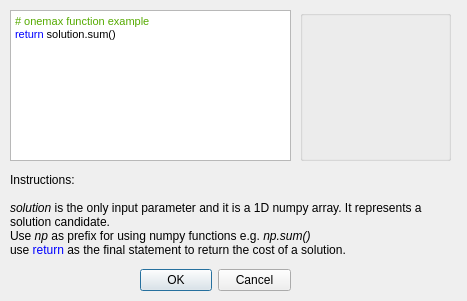
<?xml version="1.0" encoding="UTF-8"?>
<ui version="4.0">
 <class>cost_func_selection</class>
 <widget class="QWidget" name="cost_func_selection">
  <property name="geometry">
   <rect>
    <x>0</x>
    <y>0</y>
    <width>467</width>
    <height>301</height>
   </rect>
  </property>
  <property name="windowTitle">
   <string>Cost Function Selection</string>
  </property>
  <widget class="QDialogButtonBox" name="buttonBox">
   <property name="geometry">
    <rect>
     <x>140</x>
     <y>260</y>
     <width>151</width>
     <height>40</height>
    </rect>
   </property>
   <property name="standardButtons">
    <set>QDialogButtonBox::Cancel|QDialogButtonBox::Ok</set>
   </property>
  </widget>
  <widget class="QGroupBox" name="groupBox">
   <property name="geometry">
    <rect>
     <x>300</x>
     <y>10</y>
     <width>151</width>
     <height>151</height>
    </rect>
   </property>
   <layout class="QVBoxLayout" name="verticalLayout"/>
  </widget>
  <widget class="QLabel" name="label">
   <property name="geometry">
    <rect>
     <x>10</x>
     <y>170</y>
     <width>441</width>
     <height>91</height>
    </rect>
   </property>
   <property name="text">
    <string>&lt;html&gt;&lt;head/&gt;&lt;body&gt;&lt;p&gt;Instructions:&lt;br/&gt;&lt;br/&gt;&lt;span style=&quot; font-style:italic;&quot;&gt;solution&lt;/span&gt; is the only input parameter and it is a 1D numpy array. It represents a solution candidate.&lt;br/&gt;Use &lt;span style=&quot; font-style:italic;&quot;&gt;np&lt;/span&gt; as prefix for using numpy functions e.g. &lt;span style=&quot; font-style:italic;&quot;&gt;np.sum()&lt;br/&gt;&lt;/span&gt;use &lt;span style=&quot; color:#0000ff;&quot;&gt;return &lt;/span&gt;&lt;span style=&quot; color:#000000;&quot;&gt;as the final statement to return the cost of a solution.&lt;/span&gt;&lt;/p&gt;&lt;/body&gt;&lt;/html&gt;</string>
   </property>
   <property name="wordWrap">
    <bool>true</bool>
   </property>
  </widget>
  <widget class="QTextEdit" name="customText">
   <property name="geometry">
    <rect>
     <x>10</x>
     <y>10</y>
     <width>281</width>
     <height>151</height>
    </rect>
   </property>
   <property name="html">
    <string>&lt;!DOCTYPE HTML PUBLIC &quot;-//W3C//DTD HTML 4.0//EN&quot; &quot;http://www.w3.org/TR/REC-html40/strict.dtd&quot;&gt;
&lt;html&gt;&lt;head&gt;&lt;meta name=&quot;qrichtext&quot; content=&quot;1&quot; /&gt;&lt;style type=&quot;text/css&quot;&gt;
p, li { white-space: pre-wrap; }
&lt;/style&gt;&lt;/head&gt;&lt;body style=&quot; font-family:'MS Shell Dlg 2'; font-size:8.25pt; font-weight:400; font-style:normal;&quot;&gt;
&lt;p style=&quot; margin-top:0px; margin-bottom:0px; margin-left:0px; margin-right:0px; -qt-block-indent:0; text-indent:0px;&quot;&gt;&lt;span style=&quot; font-size:8pt; color:#55aa00;&quot;&gt;# onemax function example&lt;/span&gt;&lt;/p&gt;
&lt;p style=&quot; margin-top:0px; margin-bottom:0px; margin-left:0px; margin-right:0px; -qt-block-indent:0; text-indent:0px;&quot;&gt;&lt;span style=&quot; font-size:8pt; color:#0000ff;&quot;&gt;return&lt;/span&gt;&lt;span style=&quot; font-size:8pt;&quot;&gt; solution.sum()&lt;/span&gt;&lt;/p&gt;&lt;/body&gt;&lt;/html&gt;</string>
   </property>
  </widget>
 </widget>
 <resources/>
 <connections/>
</ui>
